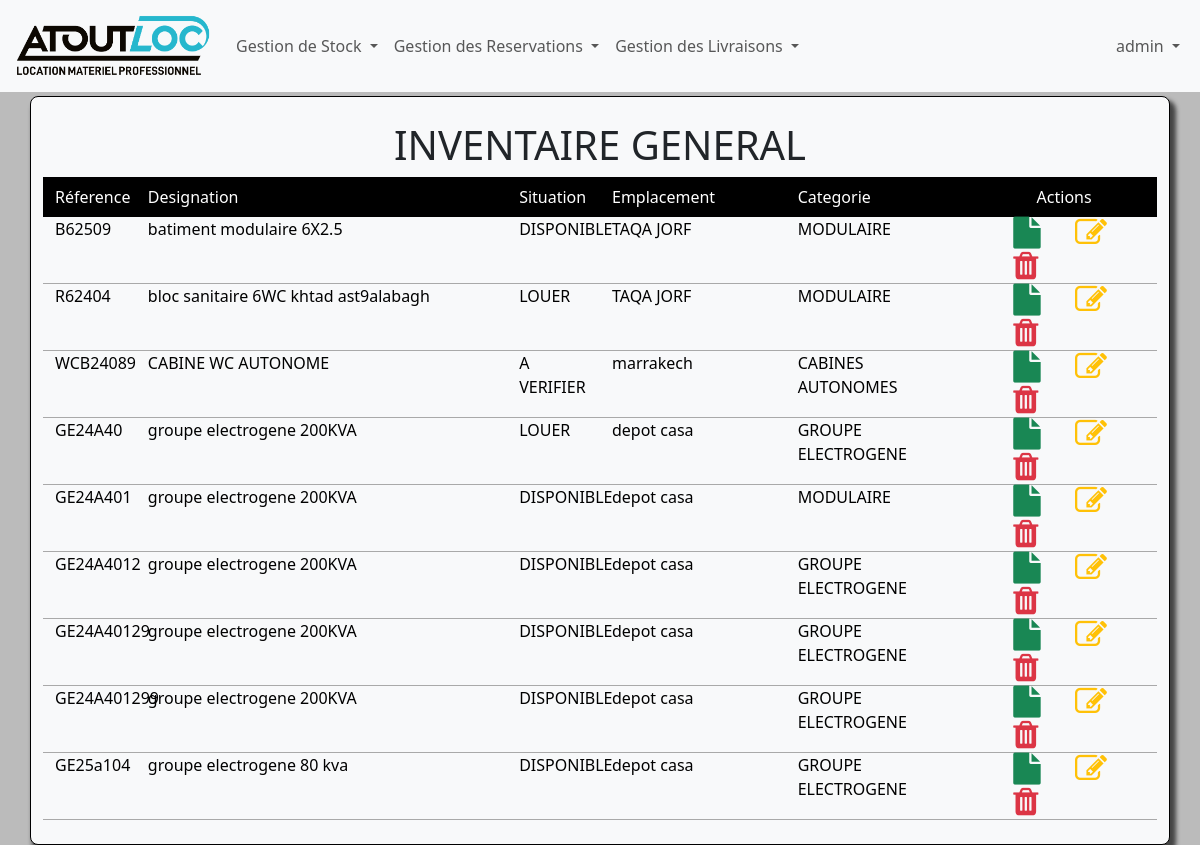
The page /stock/ (signed in) on the database its author committed.
### inventaire/models.py (models this page shows, shortened)
class Stock(models.Model):
    refMateriel=models.CharField(max_length=50,primary_key=True)
    designation=models.CharField(max_length=100)
    situation=models.CharField(max_length=50)
    lieu=models.CharField(max_length=100)
    categorie=models.CharField(max_length=50)

### inventaire/views.py (the view)
# urls.py: path('stock/',stock,name='stock'),
@login_required
def stock(request):
    materiel=Stock.objects.all()
    return render(request,'inventaire/stock.html',{
        'title':"Inventaire",
        'materiel':materiel
    })

### inventaire/templates/inventaire/stock.html
{% extends 'base.html' %}
{% block content %}
<div class="p-4 bg-light mt-1 borderShadaw">
<h1 class="text-center">
    INVENTAIRE GENERAL
</h1>
<div class="row bg-black pt-2 pb-2 text-white  ">
    <div class="col-md-1 ">Réference</div>
    <div class="col-md-4 ">Designation</div>
    <div class="col-md-1 ">Situation</div>
    <div class="col-md-2 ">Emplacement</div>
    <div class="col-md-2 ">Categorie</div>
    <div class="col-md-2 text-center">Actions</div>
</div>
<div class="body">
    {% for mat in materiel %}
    <div class="row  ">
        <div class="col-md-1 ">{{mat.refMateriel}}</div>
        <div class="col-md-4 ">{{mat.designation}}</div>
        <div class="col-md-1 ">{{mat.situation}}</div>
        <div class="col-md-2 ">{{mat.lieu}}</div>
        <div class="col-md-2 ">{{mat.categorie}}</div>
        <div class="col-md-2 action">
            <a href="{% url 'detailStock' mat.refMateriel %}"><i class='fa fa-file  fa-2x text-success'></i></a>
            <a href=''><i class='fa fa-edit  fa-2x  text-warning'></i></a>
            <a href=''><i class='fa fa-trash fa-2x  text-danger'></i></a>
        </div>
    </div>
    {% endfor%}
</div>
</div>
{% endblock content%}

### inventaire/templates/base.html (shortened to what this page needs)
<!DOCTYPE html>
{% load static %}
<html lang="en">
<head>
    <link rel="stylesheet" href="{% static 'css/bootstrap.css'%}">
    <link rel="stylesheet" href="{% static 'css/font-awesome.min.css'%}">
    <link rel="stylesheet" href="{% static 'css/style.css'%}">
</head>
<body>
<nav class="navbar navbar-expand-lg navbar-light bg-light">
    <div class="container-fluid">
        <a class="navbar-brand" href="{% url 'home'%}">
            <img src="{% static 'images/ATOUT.png'%}" class="img-fluid" width="200px" height="100px">
        </a>
        <div class="collapse navbar-collapse" id="navbarNavDropdown">
            <ul class="navbar-nav me-auto">
                <li class="nav-item dropdown">
                    <a class="nav-link dropdown-toggle" href="#" role="button" data-bs-toggle="dropdown">
                        Gestion de Stock
                    </a>
                </li>
                <li class="nav-item dropdown">
                    <a class="nav-link dropdown-toggle" href="#" role="button" data-bs-toggle="dropdown">
                        Gestion des Reservations
                    </a>
                </li>
                <li class="nav-item dropdown">
                    <a class="nav-link dropdown-toggle" href="#" role="button" data-bs-toggle="dropdown">
                        Gestion des Livraisons
                    </a>
                </li>
            </ul>
            <ul class="navbar-nav ms-auto">
                {% if user.is_authenticated %}
                <li class="nav-item dropdown">
                    <a class="nav-link dropdown-toggle" href="#" role="button" data-bs-toggle="dropdown">
                        {{ user.username }}
                    </a>
                </li>
                {% endif %}
            </ul>
        </div>
    </div>
</nav>
    <div class="w-90">
      {% block content %}
      {% endblock content %}
    </div>
</body>
</html>

### inventaire/static/css/style.css (style rules this page uses)
* { margin: 0; padding: 0; box-sizing: border-box; }
.w-90 { width: 95%; margin:auto; }
body { background:#BBB; position: relative; }
.action a { margin-left: 30px; margin-top:10px; text-decoration: none; }
.body .row { color:black; font-size: medium; transition: .4s; border-bottom: 2px solid #F8F8FF; border-bottom: 1px solid #A9A9A9; }
.borderShadaw { border-radius: 8px; border: 1px solid black; box-shadow: 4px 6px 4px 2px rgb(19, 18, 18,0.7); padding:15px 0; }

### rows shown on the page
Stock: refMateriel "B62509", designation "batiment modulaire 6X2.5", situation "DISPONIBLE", lieu "TAQA JORF", categorie "MODULAIRE"
Stock: refMateriel "R62404", designation "bloc sanitaire 6WC khtad ast9alabagh", situation "LOUER", lieu "TAQA JORF", categorie "MODULAIRE"
Stock: refMateriel "WCB24089", designation "CABINE WC AUTONOME", situation "A VERIFIER", lieu "marrakech", categorie "CABINES AUTONOMES"
Stock: refMateriel "GE24A40", designation "groupe electrogene 200KVA", situation "LOUER", lieu "depot casa", categorie "GROUPE ELECTROGENE"
Stock: refMateriel "GE24A401", designation "groupe electrogene 200KVA", situation "DISPONIBLE", lieu "depot casa", categorie "MODULAIRE"
Stock: refMateriel "GE24A4012", designation "groupe electrogene 200KVA", situation "DISPONIBLE", lieu "depot casa", categorie "GROUPE ELECTROGENE"
Stock: refMateriel "GE24A40129", designation "groupe electrogene 200KVA", situation "DISPONIBLE", lieu "depot casa", categorie "GROUPE ELECTROGENE"
Stock: refMateriel "GE24A401299", designation "groupe electrogene 200KVA", situation "DISPONIBLE", lieu "depot casa", categorie "GROUPE ELECTROGENE"
Stock: refMateriel "GE25a104", designation "groupe electrogene 80 kva", situation "DISPONIBLE", lieu "depot casa", categorie "GROUPE ELECTROGENE"

### other values the page prints
{{ user.username }} "admin"
